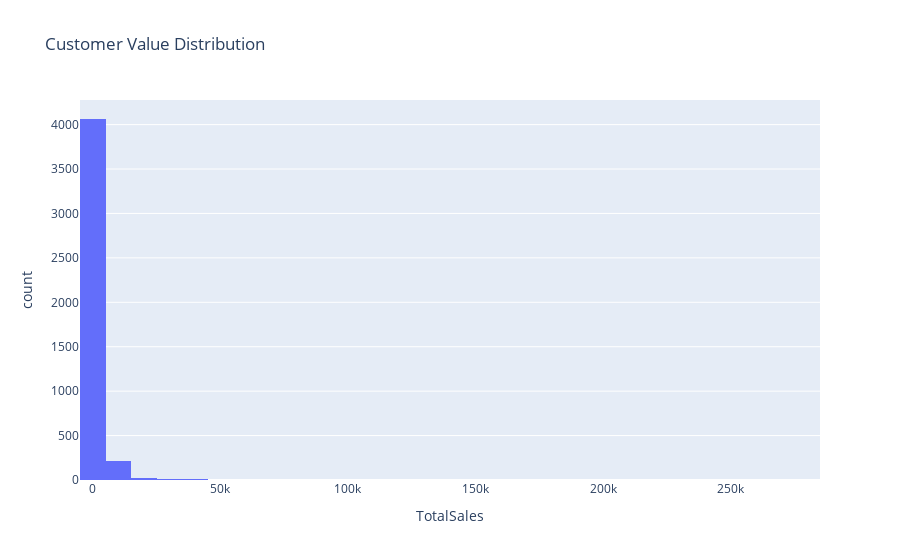

The notebook cell this image was saved under:
### Code cell
# Cell 9: Customer Analysis
customer_sales = df.groupby('CustomerID')['TotalSales'].sum().reset_index()
customer_sales = customer_sales.sort_values('TotalSales', ascending=False)

print("=== Customer Insights ===")
print(f"Top 10% customers contribute: {customer_sales.head(int(len(customer_sales)*0.1))['TotalSales'].sum() / total_revenue * 100:.1f}% of revenue")
print(f"Average customer value: ${customer_sales['TotalSales'].mean():.2f}")

# Distribution plot
fig = px.histogram(customer_sales, x='TotalSales', nbins=50,
                   title='Customer Value Distribution')
fig.show()

print("\n INSIGHT: Is this a power law distribution? Few customers = most revenue?")

### Figure 1 — Plotly figure (JSON) as saved in the notebook; plotly's stock layout.template omitted (floating-point values rounded to 4 significant figures; data arrays with more than 128 entries replaced by an {"elided": "..."} marker saying what was removed)
{"data": [{"bingroup": "x", "hovertemplate": "TotalSales=%{x}<br>count=%{y}<extra></extra>", "legendgroup": "", "marker": {"color": "#636efa", "pattern": {"shape": ""}}, "name": "", "nbinsx": 50, "orientation": "v", "showlegend": false, "type": "histogram", "x": {"elided": "4338 float values"}, "xaxis": "x", "yaxis": "y"}], "layout": {"barmode": "relative", "legend": {"tracegroupgap": 0}, "title": {"text": "Customer Value Distribution"}, "xaxis": {"anchor": "y", "domain": [0, 1], "title": {"text": "TotalSales"}}, "yaxis": {"anchor": "x", "domain": [0, 1], "title": {"text": "count"}}}}
